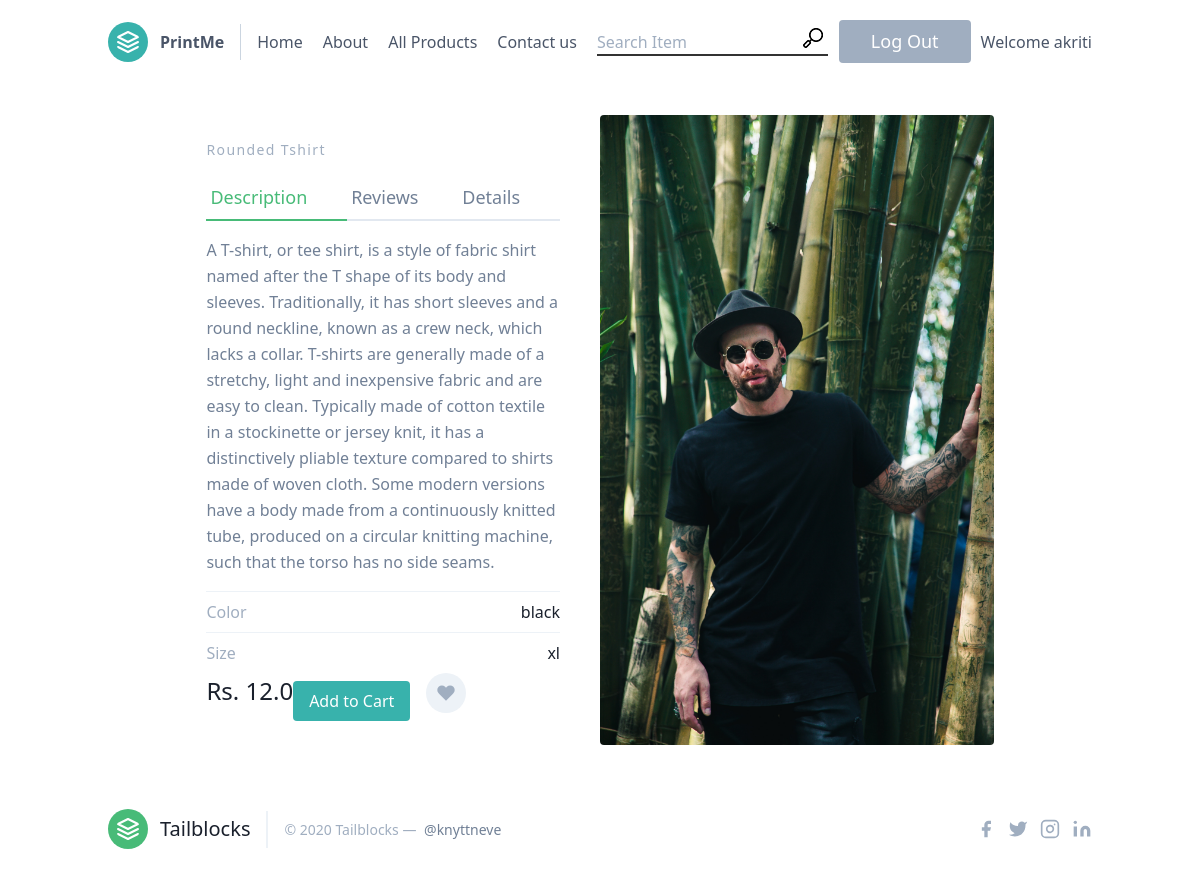
Screenshot of /product/1/product_description (signed in) with the database file from the repository.
### product/models.py (models this page shows, shortened)
class Product(models.Model):
    name = models.CharField(max_length=100, unique=True)
    description = models.TextField()
    photo = models.ImageField(upload_to='photos/%Y/%m/%d/')
    price = models.FloatField(validators=[minpricevalidator])
    size = models.CharField(max_length=3, blank=True)
    color = models.CharField(max_length=100, blank=True)
    upload_date = models.DateTimeField(default=datetime.now)

### product/views.py (the view)
# urls.py: path('<int:product_id>/product_description',views.product_description,name='product_description'),
def product_description(request,product_id):
    product = get_object_or_404(Product,pk=product_id)
    filtered_orders = Order.objects.filter(owner=request.user.profile, is_ordered=True)
    current_order_products = []
    if filtered_orders.exists():
        user_order = filtered_orders[0]
        user_order_items = user_order.items.all()
        current_order_products = [product.product for product in user_order_items]
    context = {
        'product': product,
        'current_order_products': current_order_products
    }
    return render(request,"product/productDetail.html",context)

### template/product/productDetail.html (shortened to what this page needs)
{% extends 'base.html' %}
{% block content %}
<section class="text-gray-600 body-font overflow-hidden">
  <div class="container px-5 py-24 mx-auto">
    <div class="lg:w-4/5 mx-auto flex flex-wrap">
      <div class="lg:w-1/2 w-full lg:pr-10 lg:py-6 mb-6 lg:mb-0">
        {% if product %}
        <h2 class="text-sm title-font text-gray-500 tracking-widest">{{ product.name }}</h2>
        <div class="flex mb-4">
          <a class="flex-grow text-green-500 border-b-2 border-green-500 py-2 text-lg px-1">Description</a>
          <a class="flex-grow border-b-2 border-gray-300 py-2 text-lg px-1">Reviews</a>
          <a class="flex-grow border-b-2 border-gray-300 py-2 text-lg px-1">Details</a>
        </div>
        <p class="leading-relaxed mb-4">{{ product.description }}</p>
        <div class="flex border-t border-gray-200 py-2">
          <span class="text-gray-500">Color</span>
          <span class="ml-auto text-gray-900">{{ product.color }}</span>
        </div>
        <div class="flex border-t border-gray-200 py-2">
          <span class="text-gray-500">Size</span>
          <span class="ml-auto text-gray-900">{{ product.size }}</span>
        </div>
          <div class="flex">
          <span class="title-font font-medium text-2xl text-gray-900">Rs. {{ product.price }}</span>
                        {% if product in current_order_products %}
                        <button class="lg:mt-2 xl:mt-0 flex-shrink-0 inline-flex text-white bg-indigo-500 border-0 py-2 px-4 focus:outline-none hover:bg-indigo-600 rounded"><a href="{% url 'order:order_details' %}" >Go to Cart</a></button>
                        {% else %}
                        <button class="lg:mt-2 xl:mt-0 flex-shrink-0 inline-flex text-white bg-teal-500 border-0 py-2 px-4 focus:outline-none hover:bg-teal-600 rounded"><a href="{% url 'order:add_to_cart' product.id %}" >Add to Cart</a></button>
                       {% endif %}
          <button class="rounded-full w-10 h-10 bg-gray-200 p-0 border-0 inline-flex items-center justify-center text-gray-500 ml-4">
            <svg fill="currentColor" stroke-linecap="round" stroke-linejoin="round" stroke-width="2" class="w-5 h-5" viewBox="0 0 24 24">
              <path d="M20.84 4.61a5.5 5.5 0 00-7.78 0L12 5.67l-1.06-1.06a5.5 5.5 0 00-7.78 7.78l1.06 1.06L12 21.23l7.78-7.78 1.06-1.06a5.5 5.5 0 000-7.78z"></path>
            </svg>
          </button>
        </div>
      </div>
      <br>
      <img alt="ecommerce" class="lg:w-1/2 w-full lg:h-auto h-64 object-cover object-center rounded" src="{{ product.photo.url }}">
    {% endif %}
    </div>
  </div>
</section>
{% endblock %}

### template/partials/header.html (shortened to what this page needs)
{% load static %}
    <header class="text-gray-700 body-font">
        <div class="container mx-auto flex flex-wrap p-5 flex-col md:flex-row items-center">
            <a class="flex title-font font-medium items-center text-gray-900 mb-4 md:mb-0">
                <svg xmlns="http://www.w3.org/2000/svg" fill="none" stroke="currentColor" stroke-linecap="round" stroke-linejoin="round" stroke-width="2" class="w-10 h-10 text-white p-2 bg-teal-500 rounded-full" viewBox="0 0 24 24">
                    <path d="M12 2L2 7l10 5 10-5-10-5zM2 17l10 5 10-5M2 12l10 5 10-5"></path>
                </svg>
                <span class="ml-3 text-xl"><a href="{% url 'index' %}"><b>PrintMe</b></a></span>
            </a>
            <nav class="md:mr-auto md:ml-4 md:py-1 md:pl-4 md:border-l md:border-gray-400	flex flex-wrap items-center text-base justify-center">
                <a class="mr-5 hover:text-teal-900" href="{% url 'index' %}">Home</a>
                <a class="mr-5 hover:text-teal-900" href="{% url 'about' %}">About</a>
                <a class="mr-5 hover:text-teal-900" href="{% url 'product' %}">All Products</a>
                <a class="mr-5 hover:text-teal-900" href="{% url 'contact' %}">Contact us</a>
                <div class="menu_search">
                    <form action="{% url 'search' %}" id="menu_search_form" class="menu_search_form" method="GET">
                        <input type="text" class="search_input" placeholder="Search Item" name="products" required="required" values="{{ values.products }}">
                        <button class="menu_search_button" style="margin-left: -25px;"><img src="{% static 'images/search.png' %}" alt=""></button>
                    </form>
                </div>
            </nav>
                {% if user.is_authenticated %}
                <a href="javascript:{document.getElementById('logout').submit()}">
                <button class="text-white bg-gray-500 border-0 py-2 px-8 focus:outline-none hover:bg-gray-600 rounded text-lg" style="margin-right:10px" >Log Out</button>
                    </a>
                <br>
          <p>Welcome {{user.username}}</p>
                {% endif %}
        </div>
    </header>

### template/base.html (style rules this page uses)
.search_input, .search_input:focus { border:none; border-bottom: 2px solid #333; }
.py-24 { padding-top: 2rem; padding-bottom: 2rem; }

### rows the page displays
Product: name "Rounded Tshirt", description "A T-shirt, or tee shirt, is a style of fabric shirt named after the T shape of its body and sleeves. Traditionally, it has short sleeves and a round neckline, known as a crew neck, which lacks a collar. T-shirts are generally made of a stretchy, light and inexpensive fabric and are easy to clean. Typically made of cotton textile in a stockinette or jersey knit, it has a distinctively pliable texture compared to shirts made of woven cloth. Some modern versions have a body made from a continuously knitted tube, produced on a circular knitting machine, such that the torso has no side seams.", color "black", size "xl", price "12.0", photo (picture)

### other values shown
{{ user.username }} "akriti"
